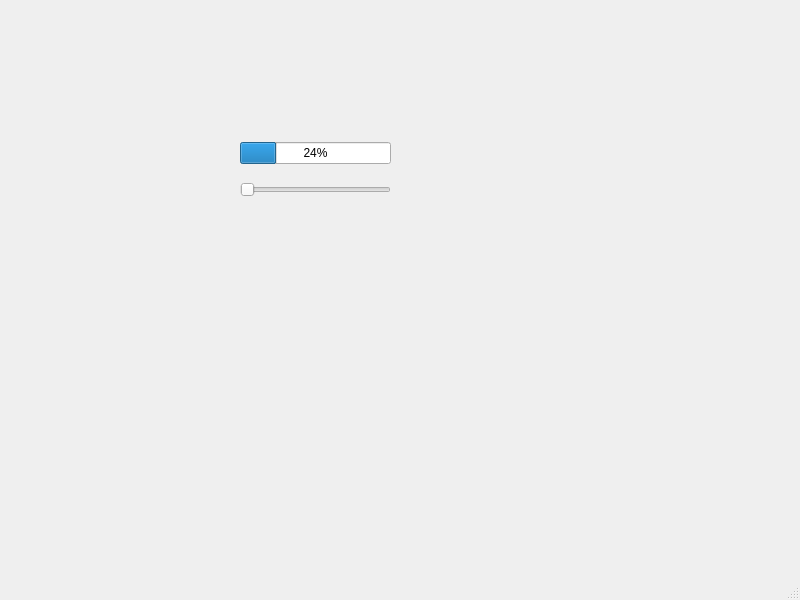
<?xml version="1.0" encoding="UTF-8"?>
<ui version="4.0">
 <class>MainWindow</class>
 <widget class="QMainWindow" name="MainWindow">
  <property name="geometry">
   <rect>
    <x>0</x>
    <y>0</y>
    <width>800</width>
    <height>600</height>
   </rect>
  </property>
  <property name="windowTitle">
   <string>MainWindow</string>
  </property>
  <widget class="QWidget" name="centralwidget">
   <widget class="QWidget" name="layoutWidget">
    <property name="geometry">
     <rect>
      <x>240</x>
      <y>130</y>
      <width>151</width>
      <height>81</height>
     </rect>
    </property>
    <layout class="QVBoxLayout" name="verticalLayout">
     <item>
      <widget class="QProgressBar" name="progressBar">
       <property name="value">
        <number>24</number>
       </property>
      </widget>
     </item>
     <item>
      <widget class="QSlider" name="horizontalSlider">
       <property name="orientation">
        <enum>Qt::Horizontal</enum>
       </property>
      </widget>
     </item>
    </layout>
   </widget>
  </widget>
  <widget class="QMenuBar" name="menubar">
   <property name="geometry">
    <rect>
     <x>0</x>
     <y>0</y>
     <width>800</width>
     <height>22</height>
    </rect>
   </property>
  </widget>
  <widget class="QStatusBar" name="statusbar"/>
 </widget>
 <resources/>
 <connections>
  <connection>
   <sender>horizontalSlider</sender>
   <signal>valueChanged(int)</signal>
   <receiver>progressBar</receiver>
   <slot>setValue(int)</slot>
   <hints>
    <hint type="sourcelabel">
     <x>317</x>
     <y>212</y>
    </hint>
    <hint type="destinationlabel">
     <x>309</x>
     <y>177</y>
    </hint>
   </hints>
  </connection>
 </connections>
</ui>
